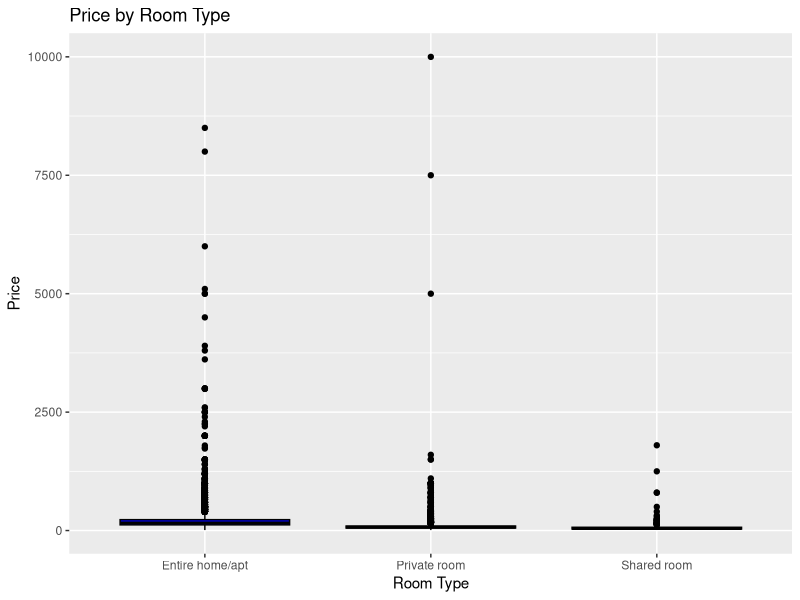
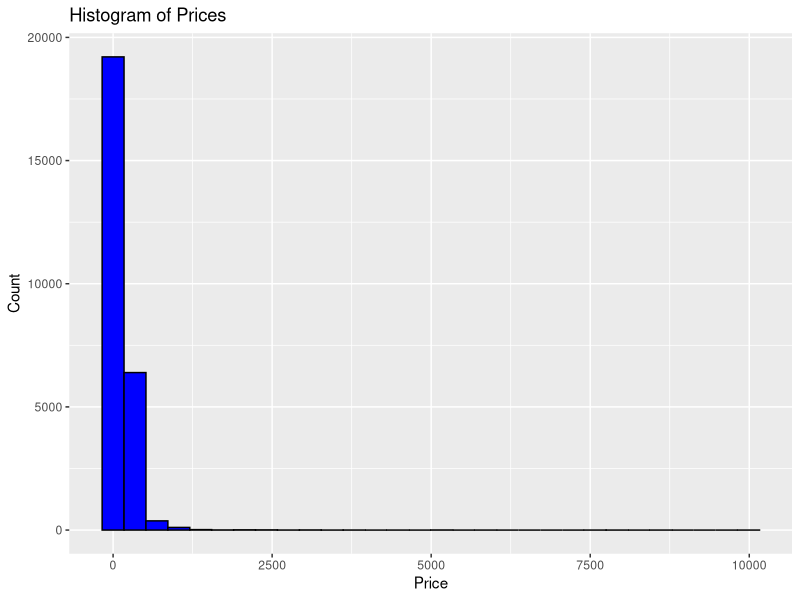
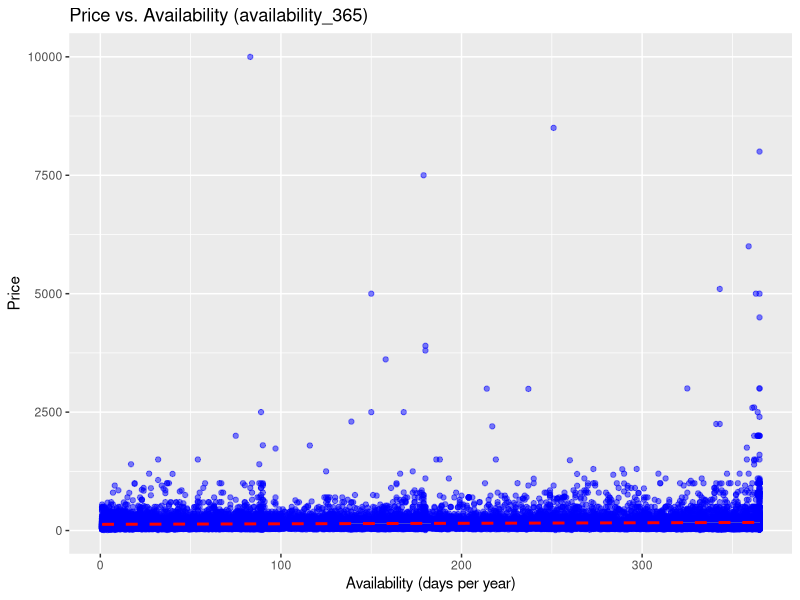
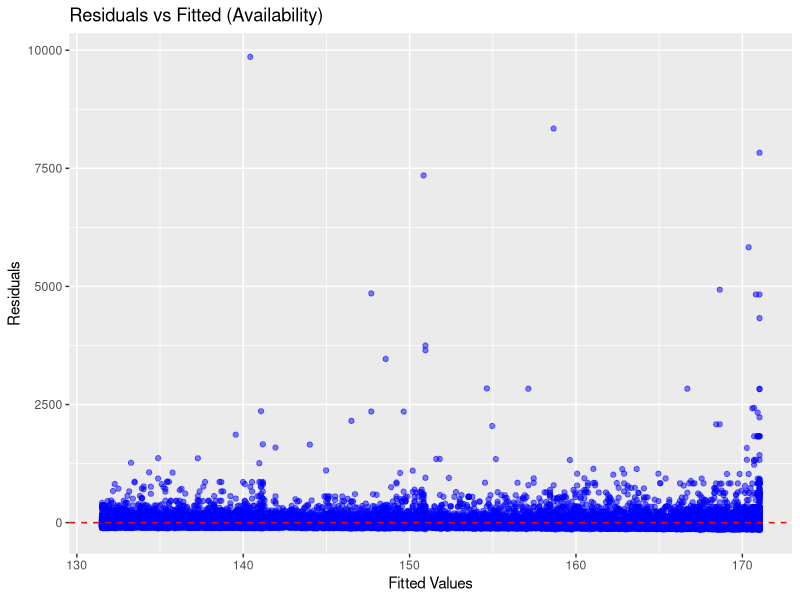
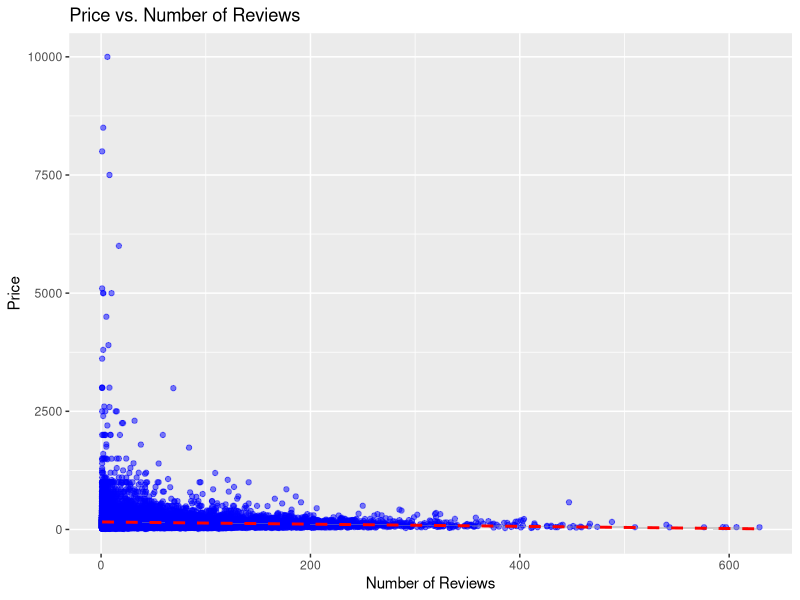
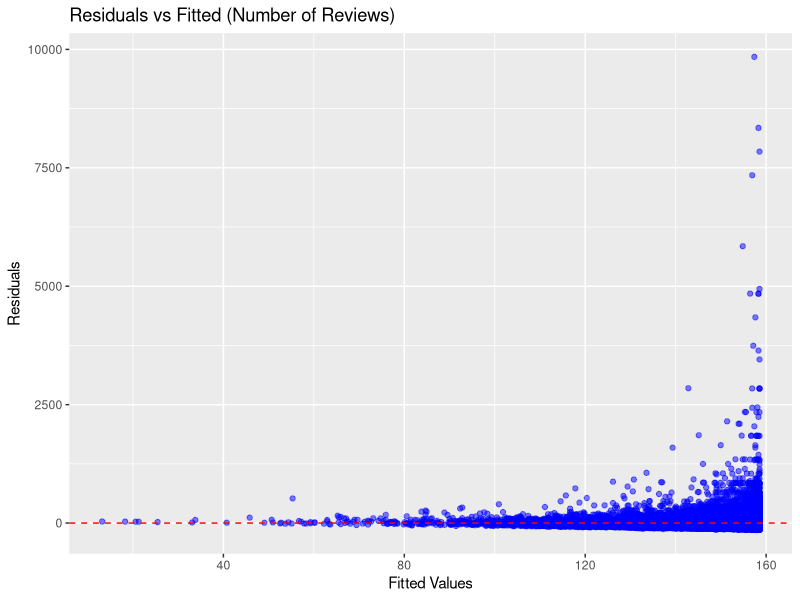
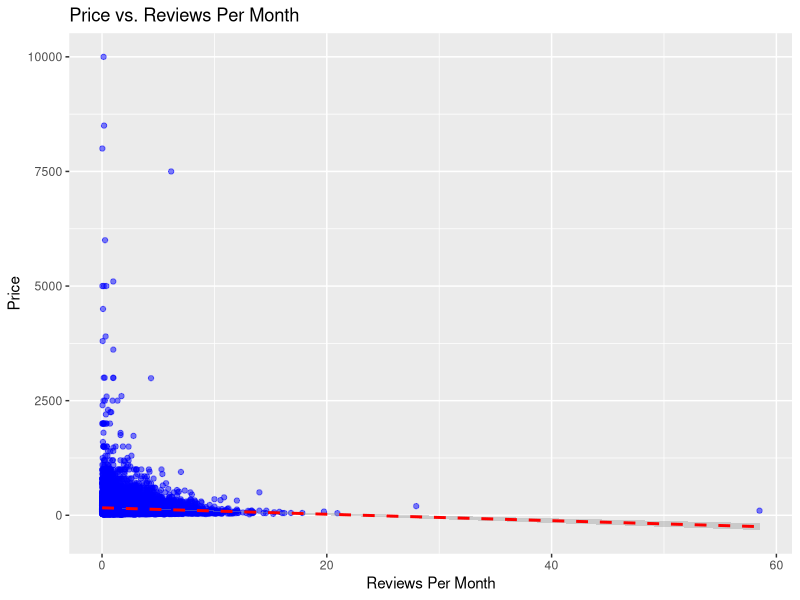
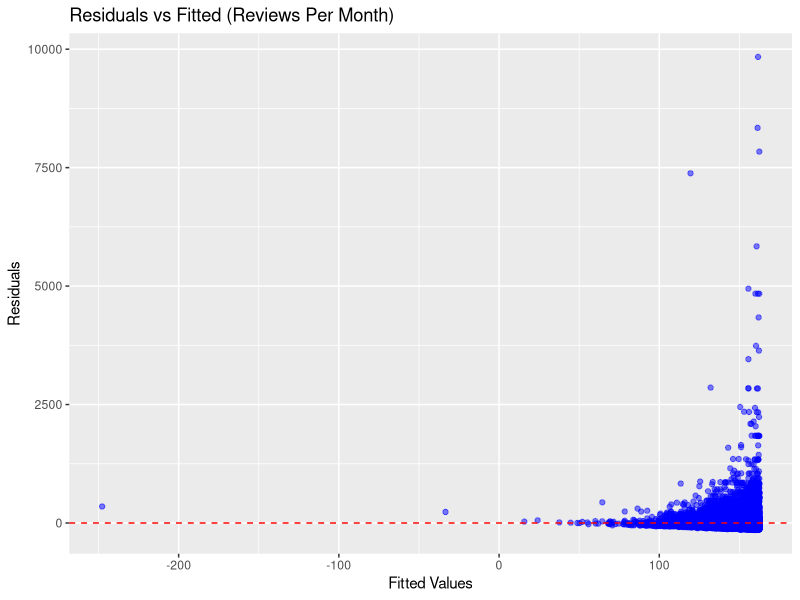

These figures' R source, in order:
# Load necessary libraries
library(ggplot2)
library(dplyr)
library(readxl)

# Load the cleaned data
data <- read_excel("Filtered_Cleaned_Abnb_Data.xlsx")

# Descriptive Statistics
summary(data)

# Boxplots for Price by Room Type
ggplot(data, aes(x = room_type, y = price)) +
  geom_boxplot(fill = "blue", color = "black") +
  labs(title = "Price by Room Type",
       x = "Room Type",
       y = "Price")

# Histogram of Prices
ggplot(data, aes(x = price)) +
  geom_histogram(bins = 30, fill = "blue", color = "black") +
  labs(title = "Histogram of Prices",
       x = "Price",
       y = "Count")

# ---- Function for Confidence Intervals and Hypothesis Testing ----
display_conf_intervals <- function(model, model_name) {
  cat("Confidence Intervals for", model_name, "Model:\n")
  print(confint(model))
  cat("\n")
}

perform_hypothesis_testing <- function(model, predictors) {
  for (predictor in predictors) {
    p_value <- summary(model)$coefficients[predictor, 4]
    cat("P-value for", predictor, ": ", p_value, "\n")
    if (p_value < 0.05) {
      cat(predictor, "has a significant effect on Price (reject H0).\n")
    } else {
      cat(predictor, "does not have a significant effect on Price (fail to reject H0).\n")
    }
    cat("\n")
  }
}

# ---- Regression Models, Visualizations, Residual Analysis, and Hypothesis Testing ----

# 1. Price vs Availability (availability_365)
model_availability <- lm(price ~ availability_365, data = data)
summary(model_availability)

# Visualization
ggplot(data, aes(x = availability_365, y = price)) +
  geom_point(alpha = 0.5, color = "blue") +
  geom_smooth(method = "lm", color = "red", linetype = "dashed") +
  labs(title = "Price vs. Availability (availability_365)",
       x = "Availability (days per year)",
       y = "Price")

# Residual Analysis
ggplot(data, aes(x = predict(model_availability), y = resid(model_availability))) +
  geom_point(alpha = 0.5, color = "blue") +
  geom_hline(yintercept = 0, color = "red", linetype = "dashed") +
  labs(title = "Residuals vs Fitted (Availability)",
       x = "Fitted Values",
       y = "Residuals")

# Confidence Intervals and Hypothesis Testing
display_conf_intervals(model_availability, "Availability")
perform_hypothesis_testing(model_availability, c("availability_365"))

# 2. Price vs Number of Reviews
model_reviews <- lm(price ~ number_of_reviews, data = data)
summary(model_reviews)

# Visualization
ggplot(data, aes(x = number_of_reviews, y = price)) +
  geom_point(alpha = 0.5, color = "blue") +
  geom_smooth(method = "lm", color = "red", linetype = "dashed") +
  labs(title = "Price vs. Number of Reviews",
       x = "Number of Reviews",
       y = "Price")

# Residual Analysis
ggplot(data, aes(x = predict(model_reviews), y = resid(model_reviews))) +
  geom_point(alpha = 0.5, color = "blue") +
  geom_hline(yintercept = 0, color = "red", linetype = "dashed") +
  labs(title = "Residuals vs Fitted (Number of Reviews)",
       x = "Fitted Values",
       y = "Residuals")

# Confidence Intervals and Hypothesis Testing
display_conf_intervals(model_reviews, "Number of Reviews")
perform_hypothesis_testing(model_reviews, c("number_of_reviews"))

# 3. Price vs Reviews Per Month
model_reviews_per_month <- lm(price ~ reviews_per_month, data = data)
summary(model_reviews_per_month)

# Visualization
ggplot(data, aes(x = reviews_per_month, y = price)) +
  geom_point(alpha = 0.5, color = "blue") +
  geom_smooth(method = "lm", color = "red", linetype = "dashed") +
  labs(title = "Price vs. Reviews Per Month",
       x = "Reviews Per Month",
       y = "Price")

# Residual Analysis
ggplot(data, aes(x = predict(model_reviews_per_month), y = resid(model_reviews_per_month))) +
  geom_point(alpha = 0.5, color = "blue") +
  geom_hline(yintercept = 0, color = "red", linetype = "dashed") +
  labs(title = "Residuals vs Fitted (Reviews Per Month)",
       x = "Fitted Values",
       y = "Residuals")

# Confidence Intervals and Hypothesis Testing
display_conf_intervals(model_reviews_per_month, "Reviews Per Month")
perform_hypothesis_testing(model_reviews_per_month, c("reviews_per_month"))

# 4. Combined Reviews Model: Number of Reviews and Reviews Per Month
model_reviews_combined <- lm(price ~ number_of_reviews + reviews_per_month, data = data)
summary(model_reviews_combined)

# Visualization
ggplot(data, aes(x = predict(model_reviews_combined), y = price)) +
  geom_point(alpha = 0.5, color = "blue") +
  geom_abline(slope = 1, intercept = 0, color = "red", linetype = "dashed") +
  labs(title = "Actual vs Predicted Prices (Combined Reviews)",
       x = "Predicted Price",
       y = "Actual Price")

# Residual Analysis
ggplot(data, aes(x = predict(model_reviews_combined), y = resid(model_reviews_combined))) +
  geom_point(alpha = 0.5, color = "blue") +
  geom_hline(yintercept = 0, color = "red", linetype = "dashed") +
  labs(title = "Residuals vs Fitted (Combined Reviews)",
       x = "Fitted Values",
       y = "Residuals")

# Confidence Intervals and Hypothesis Testing
display_conf_intervals(model_reviews_combined, "Combined Reviews")
perform_hypothesis_testing(model_reviews_combined, c("number_of_reviews", "reviews_per_month"))

# 5. Full Model: All Variables Together
model_full <- lm(price ~ room_type + number_of_reviews + reviews_per_month + availability_365, data = data)
summary(model_full)

# Visualization
data$predicted_price <- predict(model_full)
ggplot(data, aes(x = predicted_price, y = price)) +
  geom_point(alpha = 0.5, color = "blue") +
  geom_abline(slope = 1, intercept = 0, color = "red", linetype = "dashed") +
  labs(title = "Actual vs Predicted Prices (Full Model)",
       x = "Predicted Price",
       y = "Actual Price")

# Residual Analysis
ggplot(data, aes(x = predict(model_full), y = resid(model_full))) +
  geom_point(alpha = 0.5, color = "blue") +
  geom_hline(yintercept = 0, color = "red", linetype = "dashed") +
  labs(title = "Residuals vs Fitted (Full Model)",
       x = "Fitted Values",
       y = "Residuals")

# Confidence Intervals and Hypothesis Testing
display_conf_intervals(model_full, "Full")
perform_hypothesis_testing(model_full, c("room_typePrivate room", "room_typeShared room", 
                                         "number_of_reviews", "reviews_per_month", "availability_365"))
